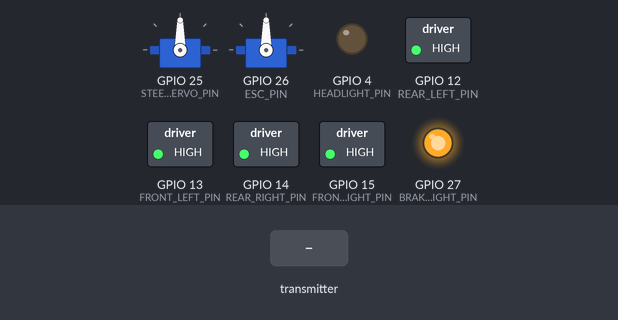
Recording of a sketch running on a simulated ESP32. On the bench: 2 × servo, switched loads named in the sketch (green lamp = pin HIGH), output pins drawn as LEDs (lit = HIGH). Dashed ring = blinking. The inputs (shaded band) are chosen by the test bench. What the sketch prints to the serial monitor is not drawn.

Above: at 1.25 s.
1.3 s: the transmitter starts sending steering = 128
At 1.9 s:
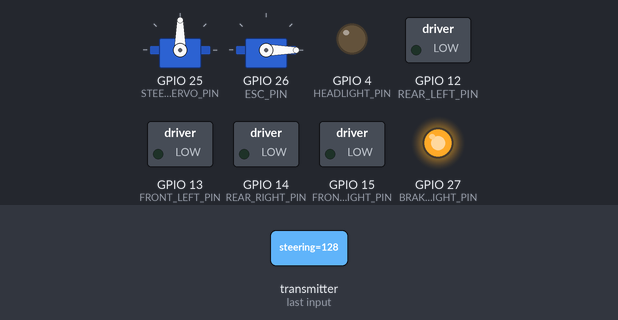
2.8 s: the transmitter starts sending hazard = 1
At 3.0 s:
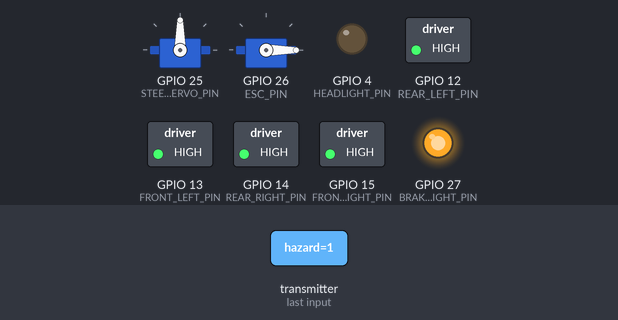
5.8 s: the transmitter starts sending throttle = 64
At 6.21 s:
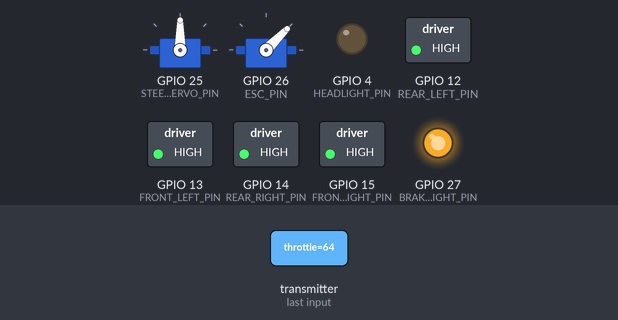
8.8 s: the transmitter starts sending headlights = 1
At 9.42 s:
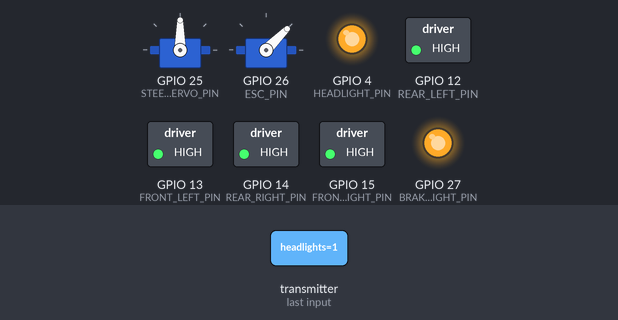
11.8 s: the transmitter starts sending throttle = 0
At 12.63 s:
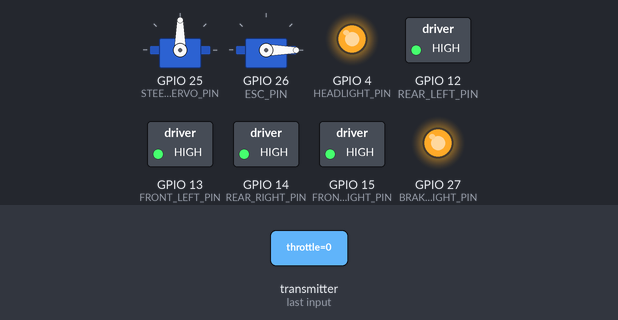
14.8 s: the transmitter starts sending steering = 0
At 15.04 s:
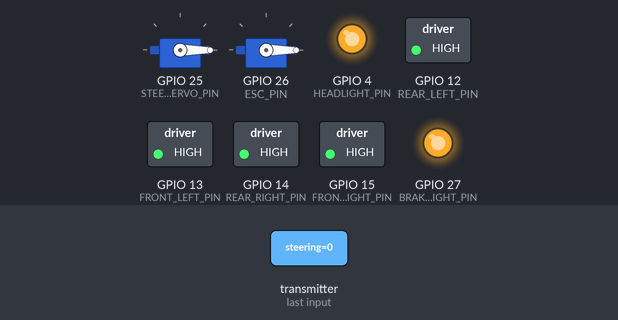
Timing chart, 0 to 18.8 s (numbered marks = the images above; inputs shaded):
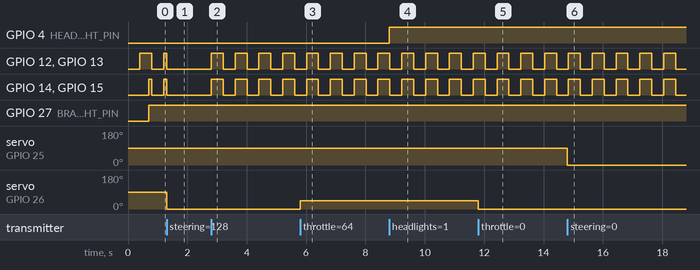

Measured:
- after the input at 1.3 s, servo on GPIO 26 (ESC_PIN): 90° → 0° at once
- after the input at 2.8 s, GPIO 12 (REAR_LEFT_PIN), GPIO 13 (FRONT_LEFT_PIN), GPIO 14 (REAR_RIGHT_PIN), GPIO 15 (FRONT_RIGHT_PIN): alternates HIGH for 0.40 s and LOW for 0.40 s, starting at once
- after the input at 5.8 s, servo on GPIO 26 (ESC_PIN): 0° → 45° at once
- after the input at 8.8 s, GPIO 4 (HEADLIGHT_PIN): LOW → HIGH at once
- after the input at 11.8 s, servo on GPIO 26 (ESC_PIN): 45° → 0° at once
- after the input at 14.8 s, servo on GPIO 25 (STEERING_SERVO_PIN): 90° → 0° at once

The sketch:

Receiver.ino
```cpp
#include <esp_now.h>
#include <WiFi.h>
#include <ESP32Servo.h>

/*
  ESP32 SMART RC CAR RECEIVER
  - Receives throttle + steering + headlight + hazard data using ESP-NOW
  - Controls Servo Steering + ESC Throttle
  - Automotive realistic features:
      * Headlights
      * Brake light
      * Turn indicators with memory
      * Hazard mode
      * Auto center calibration
      * FAILSAFE safety stop if signal lost
*/

// ----------------- SERVO OBJECTS -----------------
Servo steeringServo;
Servo esc;

// ----------------- OUTPUT PINS -----------------
#define HEADLIGHT_PIN   4
#define FRONT_LEFT_PIN  13
#define FRONT_RIGHT_PIN 15
#define REAR_LEFT_PIN   12
#define REAR_RIGHT_PIN  14
#define BRAKE_LIGHT_PIN 27

// ----------------- SERVO PINS -----------------
#define STEERING_SERVO_PIN 25
#define ESC_PIN            26

// ----------------- TIMERS -----------------
unsigned long blinkTimer = 0;
unsigned long lastSteerTime = 0;
unsigned long lastPacketTime = 0;

// ----------------- STATES -----------------
bool blinkState = false;

// ----------------- PACKET STRUCTURE -----------------
typedef struct PacketData {
  uint8_t throttle;
  uint8_t steering;
  bool headlights;
  bool hazard;
} PacketData;

PacketData receiverData;

// ----------------- LOGIC VARIABLES -----------------
int prevThrottle = 127;
int steerCenter = 127;

int lastDirection = 0;   // -1 = left, +1 = right

// ----------------- ESP-NOW CALLBACK -----------------
void OnDataRecv(const esp_now_recv_info *info, const uint8_t *incomingData, int len) {

  memcpy(&receiverData, incomingData, sizeof(receiverData));
  lastPacketTime = millis();

  // Servo outputs
  steeringServo.write(map(receiverData.steering, 0, 254, 0, 180));
  esc.write(map(receiverData.throttle, 0, 254, 0, 180));

  // Learn steering center (trim auto calibration)
  if (receiverData.steering > 110 && receiverData.steering < 145) {
    steerCenter = (steerCenter * 9 + receiverData.steering) / 10;
  }

  // Brake light logic
  if (prevThrottle > 140 && receiverData.throttle < 135) {
    digitalWrite(BRAKE_LIGHT_PIN, HIGH);
  }
  else if (receiverData.throttle < 120) {
    digitalWrite(BRAKE_LIGHT_PIN, HIGH);
  }
  else {
    digitalWrite(BRAKE_LIGHT_PIN, LOW);
  }

  prevThrottle = receiverData.throttle;

  // Detect steering direction for indicator memory
  if (receiverData.steering < steerCenter - 20) {
    lastDirection = -1;
    lastSteerTime = millis();
  }

  if (receiverData.steering > steerCenter + 20) {
    lastDirection = 1;
    lastSteerTime = millis();
  }
}

// ----------------- SETUP -----------------
void setup() {
  Serial.begin(115200);

  // Attach servos
  steeringServo.attach(STEERING_SERVO_PIN, 1000, 2000);
  esc.attach(ESC_PIN, 1000, 2000);

  // Output pins
  pinMode(HEADLIGHT_PIN, OUTPUT);
  pinMode(FRONT_LEFT_PIN, OUTPUT);
  pinMode(FRONT_RIGHT_PIN, OUTPUT);
  pinMode(REAR_LEFT_PIN, OUTPUT);
  pinMode(REAR_RIGHT_PIN, OUTPUT);
  pinMode(BRAKE_LIGHT_PIN, OUTPUT);

  // Defaults
  digitalWrite(HEADLIGHT_PIN, LOW);
  digitalWrite(FRONT_LEFT_PIN, LOW);
  digitalWrite(FRONT_RIGHT_PIN, LOW);
  digitalWrite(REAR_LEFT_PIN, LOW);
  digitalWrite(REAR_RIGHT_PIN, LOW);
  digitalWrite(BRAKE_LIGHT_PIN, LOW);

  WiFi.mode(WIFI_STA);

  // Init ESP-NOW
  if (esp_now_init() != ESP_OK) {
    Serial.println("ESP-NOW Initialization Failed!");
    return;
  }

  // Register receive callback
  esp_now_register_recv_cb(OnDataRecv);

  lastPacketTime = millis();
  Serial.println("Receiver Ready.");
}

// ----------------- LOOP -----------------
void loop() {
  unsigned long now = millis();

  // Blink timer (indicator/hazard)
  if (now - blinkTimer > 400) {
    blinkTimer = now;
    blinkState = !blinkState;
  }

  // ----------------- FAILSAFE (Signal Lost) -----------------
  if (now - lastPacketTime > 700) {

    // Stop motor + center steering
    esc.write(90);
    steeringServo.write(90);

    // Turn on hazard blinking
    digitalWrite(FRONT_LEFT_PIN, blinkState);
    digitalWrite(FRONT_RIGHT_PIN, blinkState);
    digitalWrite(REAR_LEFT_PIN, blinkState);
    digitalWrite(REAR_RIGHT_PIN, blinkState);

    digitalWrite(BRAKE_LIGHT_PIN, HIGH);
    digitalWrite(HEADLIGHT_PIN, LOW);

    return;
  }

  // ----------------- HEADLIGHTS -----------------
  digitalWrite(HEADLIGHT_PIN, receiverData.headlights);

  // ----------------- HAZARD MODE -----------------
  if (receiverData.hazard) {

    digitalWrite(FRONT_LEFT_PIN, blinkState);
    digitalWrite(FRONT_RIGHT_PIN, blinkState);
    digitalWrite(REAR_LEFT_PIN, blinkState);
    digitalWrite(REAR_RIGHT_PIN, blinkState);

    return;
  }

  // ----------------- STEERING DIRECTION DETECTION -----------------
  bool left = false;
  bool right = false;

  if (receiverData.steering < steerCenter - 20) left = true;
  if (receiverData.steering > steerCenter + 20) right = true;

  // Indicator memory: keep blinking after turning
  if (!left && !right) {
    if (now - lastSteerTime < 1500) {
      if (lastDirection == -1) left = true;
      if (lastDirection == 1) right = true;
    }
  }

  // ----------------- LEFT INDICATOR -----------------
  if (left) {

    digitalWrite(FRONT_LEFT_PIN, blinkState);
    digitalWrite(REAR_LEFT_PIN, blinkState);

    digitalWrite(FRONT_RIGHT_PIN, LOW);
    digitalWrite(REAR_RIGHT_PIN, receiverData.headlights);
  }

  // ----------------- RIGHT INDICATOR -----------------
  else if (right) {

    digitalWrite(FRONT_RIGHT_PIN, blinkState);
    digitalWrite(REAR_RIGHT_PIN, blinkState);

    digitalWrite(FRONT_LEFT_PIN, LOW);
    digitalWrite(REAR_LEFT_PIN, receiverData.headlights);
  }

  // ----------------- STRAIGHT (NO INDICATORS) -----------------
  else {

    digitalWrite(FRONT_LEFT_PIN, LOW);
    digitalWrite(FRONT_RIGHT_PIN, LOW);

    // Rear lights act as tail lamps when headlights ON
    digitalWrite(REAR_LEFT_PIN, receiverData.headlights);
    digitalWrite(REAR_RIGHT_PIN, receiverData.headlights);
  }
}
```
